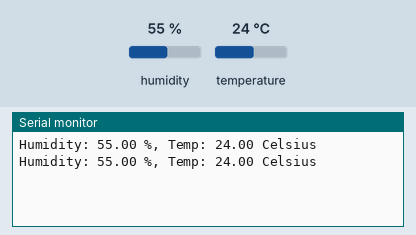
A sketch run on a simulated Arduino Uno, built with avr-gcc and run on an emulated ATmega328P. Parts: the last lines printed to the serial monitor. The inputs (shaded band) are chosen by the test bench; at power-on: humidity 55 %, temperature 24 °C.

Above: at 2.8 s.
2.9 s: humidity set to 22 %
At 5.2 s:
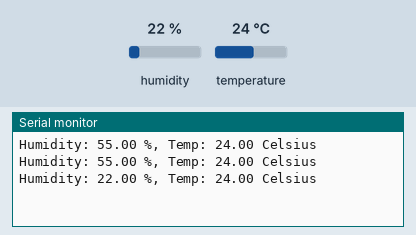
5.6 s: temperature set to 12 °C
At 7.3 s:
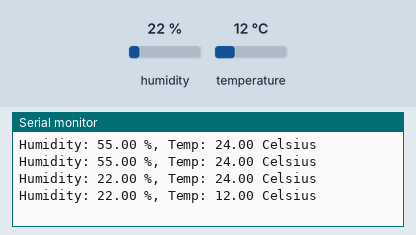
8.3 s: humidity set to 40 %
At 10.8 s:
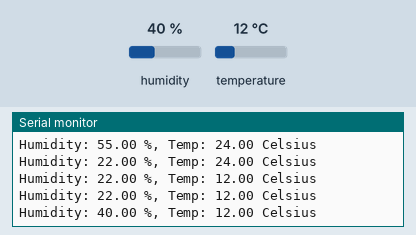
Timing chart, 0 to 12.3 s (numbered marks = the images above; inputs shaded):
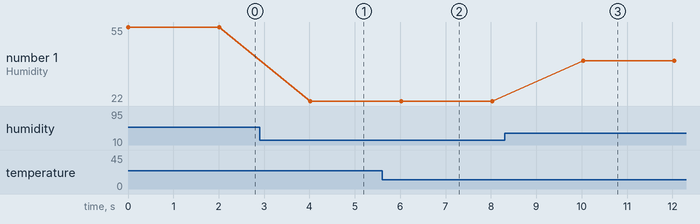

Measured:
- after the input at 2.9 s, the serial monitor: prints a new line after 1.1 s (image 1)
- after the input at 5.6 s, the serial monitor: prints a new line after 0.42 s (image 2)
- after the input at 8.3 s, the serial monitor: prints a new line after 1.7 s (image 3)
- plotted number 1: 55 → 22 after the input at 2.9 s, 22 → 40 after the input at 8.3 s

The sketch:

DH22.ino
```cpp
#include <DHT.h>

#define DHTPIN 13
#define DHTTYPE DHT22
DHT dht(DHTPIN, DHTTYPE);


float hum;
float temp;

void setup()
{
    Serial.begin(9600);
  dht.begin();

}

void loop()
{
    //Read data and store it to variables hum and temp
    hum = dht.readHumidity();
    temp= dht.readTemperature();
    //Print temp and humidity values to serial monitor
    Serial.print("Humidity: ");
    Serial.print(hum);
    Serial.print(" %, Temp: ");
    Serial.print(temp);
    Serial.println(" Celsius");
    delay(2000); //Delay 2 sec.
}
```
